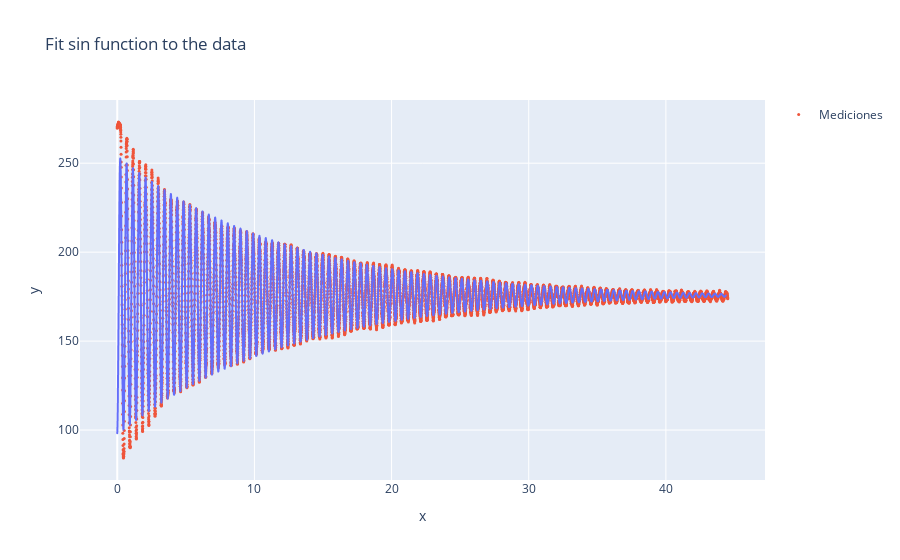

Here is the notebook cell this chart was saved with:
### Code cell
# Fit sin function to the data
from scipy.optimize import curve_fit

def Amp(A, lamb, t, F0):
    return A * np.exp(-lamb * t) + F0

def sin(x, A, lamb, F0, w, phi, C):
    return Amp(A, lamb, x, F0) * np.sin(w * x + phi) + C

# Fit the sin function to the data
popt, pcov = curve_fit(sin, dfs_amort[0]['time'], dfs_amort[0]['(N)'], p0=[1, 1, 0, 2*np.pi/0.5, 0, 0])

# Plot the data and the fit using plotly
x = np.linspace(0, 44.37, 10000)
y = sin(x, *popt)

fig = px.line(x=x, y=y, title='Fit sin function to the data')
# Add the data to the plot with pointy lines
fig.add_scatter(x=dfs_amort[0]['time'], y=dfs_amort[0]['(N)'], mode='markers', name="Mediciones", marker=dict(size=3))
fig.show()

print("A: ", popt[0])
print("lambda: ", popt[1])
print("F0: ", popt[2])
print("w: ", popt[3])
print("phi: ", popt[4])
print("C: ", popt[5])

### Figure 1 — Plotly figure (JSON) as saved in the notebook; plotly's stock layout.template omitted (floating-point values rounded to 4 significant figures; data arrays with more than 128 entries replaced by an {"elided": "..."} marker saying what was removed)
{"data": [{"hovertemplate": "x=%{x}<br>y=%{y}<extra></extra>", "legendgroup": "", "line": {"color": "#636efa", "dash": "solid"}, "marker": {"symbol": "circle"}, "mode": "lines", "name": "", "showlegend": false, "type": "scattergl", "x": {"elided": "10000 float values"}, "xaxis": "x", "y": {"elided": "10000 float values"}, "yaxis": "y"}, {"marker": {"size": 3}, "mode": "markers", "name": "Mediciones", "type": "scatter", "x": {"elided": "8903 float values"}, "y": {"elided": "8903 float values"}}], "layout": {"legend": {"tracegroupgap": 0}, "title": {"text": "Fit sin function to the data"}, "xaxis": {"anchor": "y", "domain": [0, 1], "title": {"text": "x"}}, "yaxis": {"anchor": "x", "domain": [0, 1], "title": {"text": "y"}}}}
